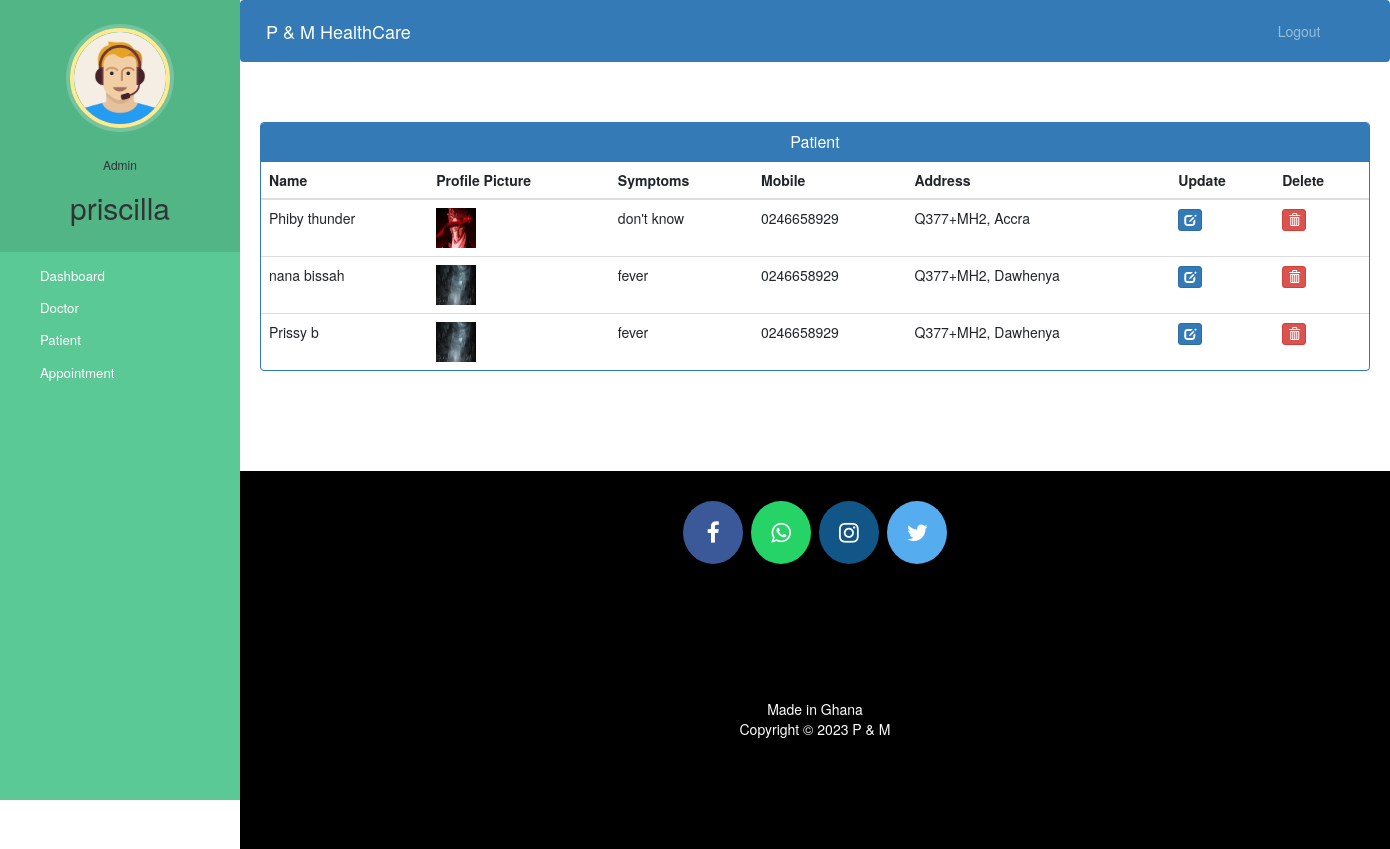
The page /admin-view-patient (signed in) on the database its author committed.
### hospital/models.py (models this page shows, shortened)
class Patient(models.Model):
    user=models.OneToOneField(User,on_delete=models.CASCADE)
    profile_pic= models.ImageField(upload_to='profile_pic/PatientProfilePic/',null=True,blank=True)
    address = models.CharField(max_length=40)
    mobile = models.CharField(max_length=20,null=False)
    symptoms = models.CharField(max_length=100,null=False)
    assignedDoctorId = models.PositiveIntegerField(null=True)
    admitDate=models.DateField(auto_now=True)
    status=models.BooleanField(default=False)
    @property
    def get_name(self):
        return self.user.first_name+" "+self.user.last_name

### hospital/views.py (the view)
# urls.py: path('admin-view-patient', views.admin_view_patient_view,name='admin-view-patient'),
@login_required(login_url='adminlogin')
@user_passes_test(is_admin)
def admin_view_patient_view(request):
    patients=models.Patient.objects.all().filter(status=True)
    return render(request,'hospital/admin_view_patient.html',{'patients':patients})

### hospital/views.py (called while the page is built)
def is_admin(user):
    return user.groups.filter(name='ADMIN').exists()

### templates/hospital/admin_view_patient.html (shortened to what this page needs)
{% extends 'hospital/admin_base.html' %}
{% block content %}
{%load static%}
<head>
  <link href="//netdna.bootstrapcdn.com/bootstrap/3.0.0/css/bootstrap.min.css" rel="stylesheet" id="bootstrap-css">
</head>
<div class="container">
  <div class="panel panel-primary">
    <div class="panel-heading">
      <h6 class="panel-title">Patient</h6>
    </div>
    <table class="table table-hover" id="dev-table">
      <thead>
        <tr>
          <th>Name</th>
          <th>Profile Picture</th>
          <th>Symptoms</th>
          <th>Mobile</th>
          <th>Address</th>
          <th>Update</th>
          <th>Delete</th>
        </tr>
      </thead>
      {% for p in patients %}
      <tr>
        <td> {{p.get_name}}</td>
        <td> <img src="{% static p.profile_pic.url %}" alt="Profile Pic" height="40px" width="40px" /></td>
        <td>{{p.symptoms}}</td>
        <td>{{p.mobile}}</td>
        <td>{{p.address}}</td>
        <td><a class="btn btn-primary btn-xs" href="{% url 'update-patient' p.id  %}"><span class="glyphicon glyphicon-edit"></span></a></td>
        <td><a class="btn btn-danger btn-xs" href="{% url 'delete-patient-from-hospital' p.id  %}"><span class="glyphicon glyphicon-trash"></span></a></td>
      </tr>
      {% endfor %}
    </table>
  </div>
</div>
{% endblock content %}

### templates/hospital/admin_base.html (shortened to what this page needs)
<!DOCTYPE html>
{% load static %}
<html lang="en">
<head>
  <link rel="stylesheet" href="https://stackpath.bootstrapcdn.com/bootstrap/4.3.1/css/bootstrap.min.css">
  <link rel="stylesheet" href="https://maxcdn.bootstrapcdn.com/font-awesome/4.7.0/css/font-awesome.min.css">
  <link rel="stylesheet" href="{% static '/style.css' %}">
</head>
<body>
  <nav class="menu" tabindex="0">
    <header class="avatar">
      <img src="{% static "images/adminpropic.png" %}" />
      <br><br>
      <h6>Admin</h6>
      <h2>{{request.user.first_name}}</h2>
    </header>
    <ul>
      <li tabindex="0" class="icon-dashboard"> <a style="color:white; text-decoration:none;" href="/admin-dashboard"><span>Dashboard</span></a> </li>
      <li tabindex="0" class="icon-customers"> <a style="color:white; text-decoration:none;" href="/admin-doctor"><span>Doctor</span></a></li>
      <li tabindex="0" class="icon-users"> <a style="color:white; text-decoration:none;" href="/admin-patient"><span>Patient</span></a></li>
      <li tabindex="0" class="icon-calendar"> <a style="color:white; text-decoration:none;" href="/admin-appointment"><span>Appointment</span></a></li>
    </ul>
  </nav>
  <main>
    <div class="bs-example">
      <nav class="navbar navbar-expand-md  navbar-dark fixed-top" style="background:#337AB7;">
        <a href="/admin-dashboard" class="navbar-brand">P & M HealthCare</a>
        <div class="collapse navbar-collapse justify-content-between" id="navbarCollapse">
          <div class="navbar-nav" style=" margin-left: 90%;">
            <a href="/logout" class="nav-item nav-link">Logout</a>
          </div>
        </div>
      </nav>
    </div>
    <br><br>
    {% block content %}
    {% endblock content %}
    <br><br><br><br>
    <footer>
      <p>
        <a id="ftr" href="https://www.facebook.com/priscilla.kporha" class="fa fa-facebook"></a>
        <a id="ftr" href="https://api.whatsapp.com/send?phone=919572181024&text=Hello%20Sumit.%0d%0aHow%20are%20you%20%3f%0d%0aI%20came%20from%20your%20website.&source=&data=#" class="fa fa-whatsapp"></a>
        <a id="ftr" href="https://instagram.com/sumit.luv" class="fa fa-instagram"></a>
        <a id="ftr" href="https://twitter.com/sumitkumar1503" class="fa fa-twitter"></a>
      </p>
      <br>
      <div class="container">
        <div class="row">
          <div class="col-md-12 col-sm-12">
            <div style="color:#ffffff;" class="wow fadeInUp footer-copyright">
              <p>Made in Ghana <br>
                Copyright &copy; 2023 P & M  </p>
            </div>
          </div>
        </div>
      </div>
    </footer>
  </main>
</body>
</html>

### static/style.css (style rules this page uses)
body { padding-left: 240px; }
main { position: relative; height: 100vh; }
.menu { background: #5bc995; height: 100vh; width: 240px; position: fixed; top: 0px; left: 0; z-index: 5; outline: none; }
.menu .avatar { background: rgba(0, 0, 0, 0.1); padding: 2em 0.5em; text-align: center; }
.menu .avatar img { width: 100px; border-radius: 50%; overflow: hidden; border: 4px solid #ffea92; box-shadow: 0 0 0 4px rgba(255, 255, 255, 0.2); }
.menu .avatar h2 { font-weight: normal; margin-bottom: 0; }
.menu ul { list-style: none; padding: 0.5em 0; margin: 0; }
.menu ul li { padding: 0.5em 1em 0.5em 3em; font-size: 0.95em; font-weight: regular; background-repeat: no-repeat; background-position: left 15px center; background-size: auto 20px; transition: all 0.15s linear; cursor: pointer; }
.menu ul li.icon-dashboard { background-image: url("http://www.entypo.com/images//gauge.svg"); }
.menu ul li.icon-customers { background-image: url("http://www.entypo.com/images//briefcase.svg"); }
.menu ul li.icon-users { background-image: url("http://www.entypo.com/images//users.svg"); }
.menu ul li.icon-calendar { background-image: url("http://www.entypo.com/images//calendar.svg"); }

### templates/hospital/admin_base.html (style rules this page uses)
a:link { text-decoration: none; }
a { color: white; }
footer { padding: 0px 0px 0px 0px; background-color: black; margin: 0px; }
#ftr { padding: 20px; }
.fa { font-size: 23px; width: 60px; text-align: center; text-decoration: none; margin: 5px 2px; border-radius: 50%; }
.fa-facebook { background: #3B5998; color: white; margin-top: 30px; }
.fa-whatsapp { background: #25d366; color: white; }
.fa-twitter { background: #55ACEE; color: white; }
.fa-instagram { background: #125688; color: white; }
p { text-align: center; }
body { padding-left: 240px; }
main { position: relative; height: 100vh; }
.menu { background: #5bc995; height: 100vh; width: 240px; position: fixed; top: 0px; left: 0; z-index: 5; outline: none; }
.menu .avatar { background: rgba(0, 0, 0, 0.1); padding: 2em 0.5em; text-align: center; }
.menu .avatar img { width: 100px; border-radius: 50%; overflow: hidden; border: 4px solid #ffea92; box-shadow: 0 0 0 4px rgba(255, 255, 255, 0.2); }
.menu .avatar h2 { font-weight: normal; margin-bottom: 0; }
.menu ul { list-style: none; padding: 0.5em 0; margin: 0; }
.menu ul li { padding: 0.5em 1em 0.5em 3em; font-size: 0.95em; font-weight: regular; background-repeat: no-repeat; background-position: left 15px center; background-size: auto 20px; transition: all 0.15s linear; cursor: pointer; }
.menu ul li.icon-dashboard { background-image: url("http://www.entypo.com/images//gauge.svg"); }
.menu ul li.icon-customers { background-image: url("http://www.entypo.com/images//briefcase.svg"); }
.menu ul li.icon-users { background-image: url("http://www.entypo.com/images//users.svg"); }
.menu ul li.icon-calendar { background-image: url("http://www.entypo.com/images//calendar.svg"); }

### templates/hospital/admin_view_patient.html (style rules this page uses)
a:link { text-decoration: none; }
h6 { text-align: center; }
.row { margin: 100px; }

### rows shown on the page
Patient: get_name "Phiby thunder", profile_pic (picture), symptoms "don't know", mobile "0246658929", address "Q377+MH2, Accra"
Patient: get_name "nana bissah", profile_pic (picture), symptoms "fever", mobile "0246658929", address "Q377+MH2, Dawhenya"
Patient: get_name "Prissy b", profile_pic (picture), symptoms "fever", mobile "0246658929", address "Q377+MH2, Dawhenya"

### other values the page prints
{{ request.user.first_name }} "priscilla"
